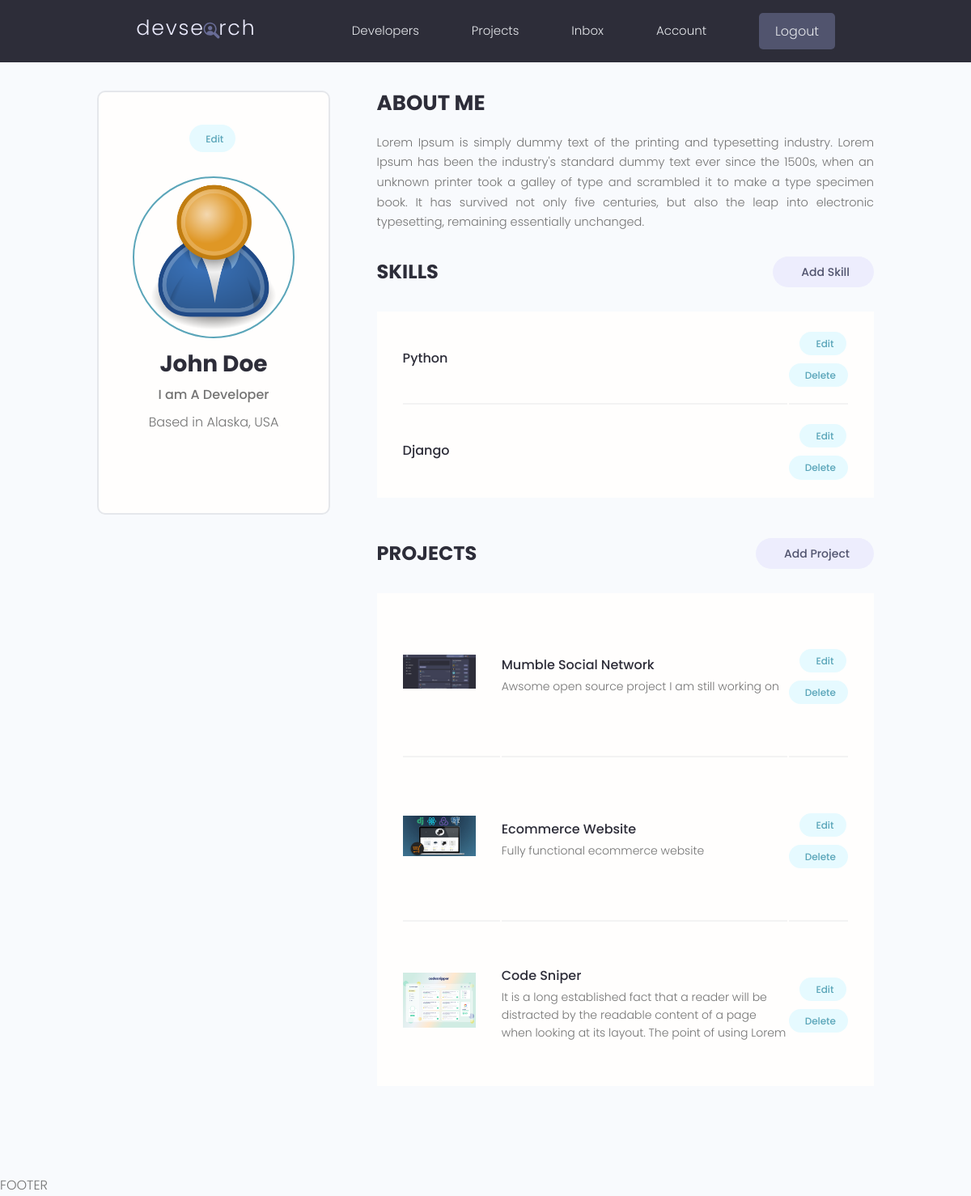
/account/ (signed in), run on the app's committed database.
### users/models.py (models this page shows, shortened)
class Profile(models.Model):
    user = models.OneToOneField(User,on_delete=models.CASCADE,null=True,blank=True)
    name = models.CharField(max_length=200,blank=True,null=True)
    username = models.CharField(max_length=200,blank=True,null=True)
    location = models.CharField(max_length=200,blank=True,null=True)
    email = models.EmailField(max_length=500,blank=True,null=True)
    short_intro = models.CharField(max_length=200,blank=True,null=True)
    bio   = models.TextField(blank=True,null=True)
    profile_image = models.ImageField(blank=True,null=True, upload_to = 'profiles/', default = 'profiles/user-default.png')
    social_github = models.CharField(max_length=200,blank=True,null=True)
    social_twitter = models.CharField(max_length=200,blank=True,null=True)
    social_linkedin = models.CharField(max_length=200,blank=True,null=True)
    social_youtube = models.CharField(max_length=200,blank=True,null=True)
    social_website = models.CharField(max_length=200,blank=True,null=True)
    created         = models.DateTimeField(auto_now_add= True)
    id              = models.UUIDField(default= uuid.uuid4, unique= True,primary_key= True,editable= False)
    class Meta:
        ordering = ['created']
    @property
    def imageURL(self):
        try:
            url = self.profile_image.url
        except:
            url = ''
        return url

class Skill(models.Model):
    owner = models.ForeignKey(Profile,on_delete=models.CASCADE,null=True,blank=True)
    name = models.CharField(max_length=200,blank=True,null=True)
    description = models.TextField(blank=True,null=True)
    created         = models.DateTimeField(auto_now_add= True)
    id              = models.UUIDField(default= uuid.uuid4, unique= True,primary_key= True,editable= False)

### projects/models.py (models this page shows, shortened)
class Project(models.Model):
    owner          = models.ForeignKey(Profile,on_delete=models.CASCADE,blank=True,null=True)
    title           = models.CharField(max_length= 200)
    description     = models.TextField(null=True,blank = True)
    featured_image  = models.ImageField(null = True,blank = True,default= "default.jpg")
    demo_link       = models.CharField(max_length= 2000,null = True, blank =True)
    source_link     = models.CharField(max_length= 2000,null =True, blank= True)
    tags            = models.ManyToManyField('Tag',blank = True)
    vote_total      = models.IntegerField(default=0,null=True,blank=True)
    vote_ratio      = models.IntegerField(default=0,null=True,blank=True)
    created         = models.DateTimeField(auto_now_add= True)
    id              = models.UUIDField(default= uuid.uuid4, unique= True,primary_key= True,editable= False)
    class Meta:
        ordering = ['-vote_ratio','-vote_total','title']
    @property
    def imageURL(self):
        try:
            url = self.featured_image.url
        except:
            url = ''
        return url

### users/views.py (the view)
# urls.py: path('account/', views.userAccount, name = 'account'),
@login_required(login_url='login')
def userAccount(request):
    profile = request.user.profile
    skills = profile.skill_set.all()    #I am using this same query in 'users/account.html' instaed using from context,
    topSkills    = profile.skill_set.exclude(description__exact = "")
    otherSkills  = profile.skill_set.filter(description = "")
    projects = profile.project_set.all() #again same query typed in 'users/account.html' and this one is not used
    context = {'profile':profile,'topSkills':topSkills,'otherSkills':otherSkills,'skills':skills,'projects':projects}
    return render(request, 'users/account.html', context)

### users/templates/users/account.html (shortened to what this page needs)
{% extends 'main.html' %}
{% block content %}
  <main class="settingsPage profile my-md">
    <div class="container">
      <div class="layout">
        <div class="column column--1of3">
          <div class="card text-center">
            <div class="card__body dev">
              <a class="tag tag--pill tag--main settings__btn" href="{% url 'edit-account' %}"> Edit</a>
              <img class="avatar avatar--xl dev__avatar" src="{{profile.imageURL}}" />
              <h2 class="dev__name">{{ profile.name }}</h2>
              <p class="dev__title">{{ profile.short_intro }}</p>
              <p class="dev__location">Based in {{ profile.location }}</p>
            </div>
          </div>
        </div>
        <div class="column column--2of3">
          <div class="devInfo">
            <h3 class="devInfo__title">About Me</h3>
            <p class="devInfo__about">
              {{ profile.bio }}
            </p>
          </div>
          <div class="settings">
            <h3 class="settings__title">Skills</h3>
            <a class="tag tag--pill tag--sub settings__btn tag--lg" href="{% url 'create-skill' %}"> Add Skill</a>
          </div>
          <table class="settings__table">
            {% for skill in profile.skill_set.all %}
            <tr>
              <td class="settings__tableInfo">
                <h4>{{ skill.name }}</h4>
              </td>
              <td class="settings__tableActions">
                <a class="tag tag--pill tag--main settings__btn" href="{% url 'update-skill' skill.id %}"> Edit</a>
                <a class="tag tag--pill tag--main settings__btn" href="{% url 'delete-skill' skill.id %}?next=/account">
                  Delete</a>
              </td>
            </tr>
            {% endfor %}
          </table>
          <div class="settings">
            <h3 class="settings__title">Projects</h3>
            <a class="tag tag--pill tag--sub settings__btn tag--lg" href="{% url 'create-project' %}"> Add Project</a>
          </div>
          <table class="settings__table">
            {% for project in profile.project_set.all %}
            <tr>
              <td class="settings__thumbnail">
                <a href="{% url 'project' project.id %}"><img src="{{ project.imageURL }}" alt="Project Thumbnail" /></a>
              </td>
              <td class="settings__tableInfo">
                <a href="{% url 'project' project.id %}">{{project.title}}</a>
                <p>
                  {{project.description|slice:"150"}}
                </p>
              </td>
              <td class="settings__tableActions">
                <a class="tag tag--pill tag--main settings__btn" href="{% url 'update-project' project.id %}"> Edit</a>
                <a class="tag tag--pill tag--main settings__btn" href="{% url 'delete-project' project.id %}?next=/account">
                  Delete</a>
              </td>
            </tr>
            {% endfor %}
          </table>
        </div>
      </div>
    </div>
  </main>
{% endblock content %}

### static/styles/app.css (style rules this page uses)
:root { --color-sub: #2d2d39; }
.card { border: 2px solid var(--color-light); }
img { width: 100%; }
.profile .card > .dev { padding: 4rem; }
.dev__avatar { display: block; margin: auto; }
.dev__name { color: var(--color-sub); font-size: 2.8rem; font-weight: 700; margin-top: 1rem; margin-bottom: 0.5rem; }
.dev__title { font-size: 1.6rem; font-weight: 500; line-height: 1.3; }
.dev__location { margin-top: 1rem; }
.devInfo { margin-bottom: 3rem; }
.devInfo__title, .devInfo__subtitle { font-size: 2.6rem; color: var(--color-sub); text-transform: uppercase; font-weight: 700; margin-bottom: 1.5rem; }
.devInfo__about, .devSkill__info { font-size: 1.45rem; line-height: 1.7; text-align: justify; }
.settingsPage .dev > .settings__btn { display: inline-block; margin-bottom: 3rem; }
.settings { display: flex; justify-content: space-between; align-items: center; }
.settings__title { font-size: 2.4rem; text-transform: uppercase; font-weight: 700; color: var(--color-sub); }
.settings__table { margin-top: 3rem; margin-bottom: 5rem; padding: 0 3rem; background: var(--color-white); }
.settings__table tr { width: 100%; }
.settings__table tr > td { padding: 2rem 0; }
.settings__table tr:not(:last-child) td { border-bottom: 2px solid var(--color-white-light); }
.settings__thumbnail { width: 23%; min-width: 10rem; }
.settings__thumbnail img { padding-right: 3rem; height: 15rem; object-fit: contain; }
.settings__tableInfo { width: 100%; }
.settings__tableInfo h4, .settings__tableInfo a { padding-right: 1rem; width: auto; font-size: 1.6rem; font-weight: 500; color: var(--color-sub); }
.settings__tableInfo p { font-size: 1.4rem; }
.settings__tableActions { text-align: right; }

### static/uikit/styles/modules/_variables.css (style rules this page uses)
:root { --color-main: #5aa5b9; --color-main-light: #e6faff; --color-sub: #3f4156; --color-sub-light: #51546e; --color-sub-lighter: #ededfd; --color-text: #737373; --color-gray: #8b8b8b; --color-light: #e5e7eb; --color-light-gray: #767676; --color-bg: #f8fafd; --color-white: #fffefd; --color-white-light: #f3f3f3; --color-success: #359e64; --color-success-bg: #def8e8; --color-error: #fc4b0b; --color-error-bg: #fff2ee; --font-base: 'Poppins', arial, helvetica, 'Segoe UI', roboto, ubuntu, sans-serif; --font-monospace: 'Fira Code', 'Courier New', courier, monospace; --font-regular: 300; --font-medium: 500; --font-bold: 700; --generic-shadow: 1px 1px 5px #00000010; --generic-transition: all 0.3s ease-in-out; }

### static/uikit/styles/modules/_base.css (style rules this page uses)
* { margin: 0; padding: 0; box-sizing: border-box; text-rendering: optimizeLegibility; color: inherit; font-size: inherit; }
html { font-size: 50%; }
@media only screen and (min-width: 480px) { html { font-size: 56.25%; } }
@media only screen and (min-width: 1200px) { html { font-size: 62.5%; } }
body { line-height: 1.6; font-weight: 400; font-size: 1.5rem; color: var(--color-text); background-color: var(--color-bg); min-height: 100vh; }

### static/uikit/styles/modules/_typography.css (style rules this page uses)
* { font-family: var(--font-base); }
h2 { font-size: 3.6rem; font-weight: var(--font-bold); }
h3 { font-size: 3.2rem; font-weight: var(--font-medium); }
h4 { font-size: 2.8rem; font-weight: var(--font-medium); }
p, span, strong { font-size: 1.6rem; color: var(--color-text); font-weight: var(--font-regular); }
a { padding-bottom: 2px; text-decoration: none; display: inline-block; color: var(--color-main); font-weight: var(--font-medium); }

### static/uikit/styles/modules/_utilities.css (style rules this page uses)
.container { width: 92%; max-width: 165rem; margin: 0 auto; box-sizing: border-box; }
@media screen and (min-width: 1000px) { .container { width: 90%; } }
@media screen and (min-width: 1200px) { .container { width: 80%; } }
.text-center { text-align: center; }
.my-md { margin: 3rem auto; }

### static/uikit/styles/modules/_avatar.css (style rules this page uses)
.avatar { border-radius: 50%; border: 2px solid var(--color-main); object-fit: cover; }
.avatar--xl { height: 20rem; width: 20rem; }

### static/uikit/styles/modules/_card.css (style rules this page uses)
.card { border-radius: 1rem; background-color: var(--color-white); border: 1.5px solid var(--color-light); width: auto; height: auto; margin-top: 0.5rem; margin-bottom: 0.5rem; overflow: hidden; }
.card__body, .card__header { padding: 2rem 2.5rem; }

### static/uikit/styles/modules/_layout.css (style rules this page uses)
.layout { display: flex; flex-flow: row wrap; justify-content: space-between; }
.layout > .column { margin-bottom: 3rem; }
.layout > .column.column--1of3 { flex-basis: 30%; }
.layout > .column.column--2of3 { flex-basis: 64%; }

### data on the page
Profile: imageURL (placeholder picture), name "John Doe", short_intro "I am A Developer", location "Alaska, USA", bio "Lorem Ipsum is simply dummy text of the printing and typesetting industry. Lorem Ipsum has been the industry's standard dummy text ever since the 1500s, when an unknown printer took a galley of type and scrambled it to make a type specimen book. It has survived not only five centuries, but also the leap into electronic typesetting, remaining essentially unchanged."
Skill: name "Python"
Skill: name "Django"
Project: imageURL (picture), title "Mumble Social Network", description "Awsome open source project I am still working on"
Project: imageURL (picture), title "Ecommerce Website", description "Fully functional ecommerce website"
Project: imageURL (picture), title "Code Sniper", description "It is a long established fact that a reader will be distracted by the readable content of a page when looking at its layout. The point of using Lorem"
